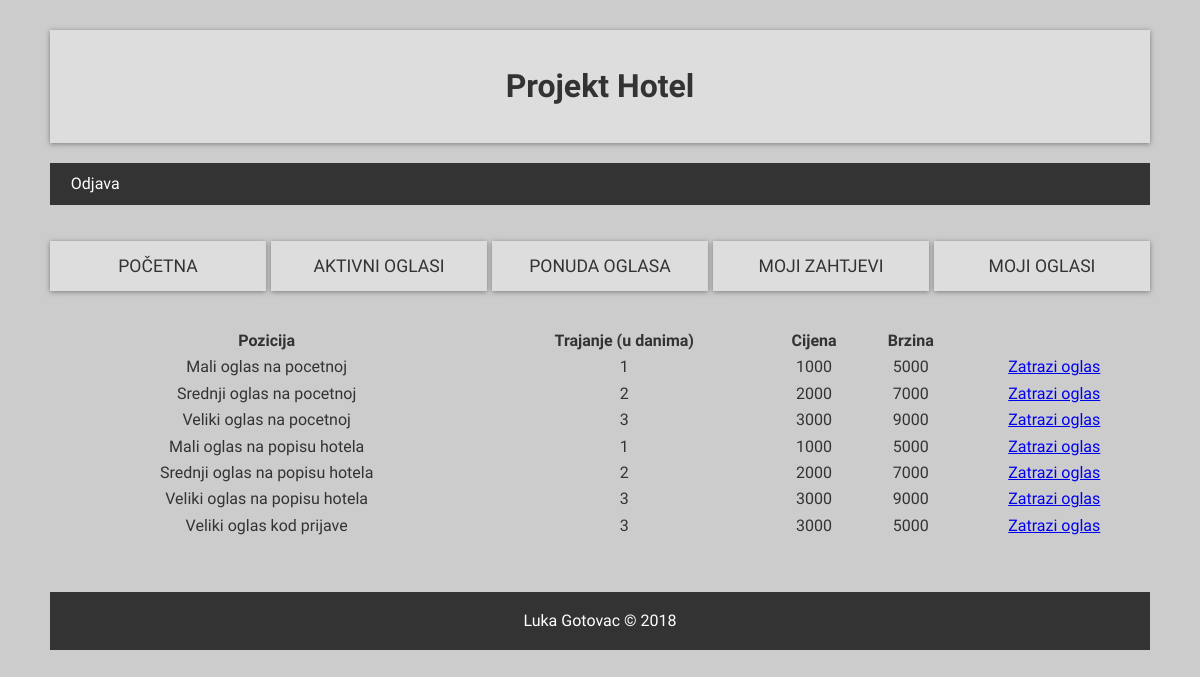
The page /user/ponudaOglasa.php on the database its author committed.
### tables this page shows
CREATE TABLE IF NOT EXISTS `tip_oglasa` (
  `id_oglas` int(11) NOT NULL AUTO_INCREMENT,
  `naziv` varchar(45) NOT NULL,
  `trajanje` int(11) NOT NULL,
  `cijena` int(11) NOT NULL,
  `brzina` int(11) NOT NULL,
  `pozicije_oglasa_id_pozicija` int(11) NOT NULL,
  PRIMARY KEY (`id_oglas`),
  KEY `fk_oglasi_pozicije_oglasa1_idx` (`pozicije_oglasa_id_pozicija`)
);

### baza.class.php (called while the page is built, shortened)
<?php
class Baza {
    private $veza = null;
    function spojiDB() {
        $this->veza = new mysqli(self::server, self::korisnik, self::lozinka, self::baza);
        $this->veza->set_charset("utf8");
        return $this->veza;
    }
    function selectDB($upit) {
        $rezultat = $this->veza->query($upit);
        return $rezultat;
    }
}
?>

### user/ponudaOglasa.php (the view, shortened to what this page needs)
<?php
include("../baza.class.php");
$baza = new Baza();
$baza->spojiDB();
$sqlOglasi = "SELECT * FROM tip_oglasa";
$oglasi = $baza->selectDB($sqlOglasi);
$head = "<thead>" . "<tr>" . "<th>Pozicija</th>" . "<th>Trajanje (u danima)</th>" . "<th>Cijena</th>" . "<th>Brzina</th>" . "<th></th>" . "</tr>" . "</thead>";
$table = "";
while ($row = $oglasi->fetch_assoc()) {
    $table = $table . "<tr> <td>" . $row["naziv"] . "</td>" . "<td>" . $row["trajanje"] . "</td>" . "<td>" . $row["cijena"] . "</td>" . "<td>" . $row["brzina"] . "</td>" . "<td><a href='noviOglas.php?id=" . $row["id_oglas"] . "'>Zatrazi oglas</a></td>" . "</tr>";
}
?>
<!DOCTYPE html>
<html lang="en">
<head>
    <link rel="stylesheet" href="dizajn.css">
    <link rel="stylesheet" type="text/css" href="https://cdn.datatables.net/s/dt/jq-2.1.4,dt-1.10.10/datatables.min.css"/>
    <link rel="stylesheet" href="https://ajax.googleapis.com/ajax/libs/jqueryui/1.11.4/themes/smoothness/jquery-ui.css">
</head>
<body>
    <div class="wrapper">
        <header class="banner">
            <h1 class="naslov">Projekt Hotel</h1>
        </header>
        <a id="odjava" href="odjava.php" class="button">Odjava</a>
        <nav class="main">
            <ul>
                <li><a href="index.php">Početna</a></li>
                <li><a href="aktivniOglasi.php">Aktivni oglasi</a></li>
                <li><a href="ponudaOglasa.php">Ponuda oglasa</a></li>
                <li><a href="mojiZahtjevi.php">Moji zahtjevi</a></li>
                <li><a href="mojiOglasi.php">Moji oglasi</a></li>
            </ul>
        </nav>
        <section class="container">
        <table id="tablica">
            <?php
                echo $head;
            ?>
            <tbody style="text-align:center">
                <?php
                    echo $table;
                ?>
            </tbody>
        </table>
        </section>
        <footer>
            <p>Luka Gotovac &copy; 2018</p>
        </footer>
    </div>
</body>
</html>

### user/dizajn.css (style rules this page uses)
:root { --primary: #ddd; --dark: #333; --light: #fff; --shadow: 0 1px 5px rgba(104, 104, 104, 0.8); }
html { box-sizing: border-box; font-family: Catamaran, sans-serif; color: var(--dark); }
body { background: #ccc; margin: 30px 50px; line-height: 1.4; }
.button { background: var(--dark); color: var(--light); padding: 0.6rem 1.3rem; text-decoration: none; border: 0; transition: all .2s ease-in-out; }
.wrapper { display: grid; grid-gap: 20px; }
.main ul { display: grid; grid-gap: 5px; padding: 0; list-style: none; grid-template-columns: 1fr 1fr 1fr 1fr 1fr; }
.main a { background: var(--primary); display: block; text-decoration: none; padding: 0.8rem; text-align: center; color: var(--dark); text-transform: uppercase; font-size: 1.1rem; box-shadow: var(--shadow); transition: all .2s ease-in-out; }
.banner { background: var(--primary); display: block; box-shadow: var(--shadow); }
.naslov { padding: 0.8rem; text-align: center; color: var(--dark); }
.container { display: grid; grid-gap: 20px; grid-template-areas: 'showcase'; }
footer { margin-top: 2rem; background: var(--dark); color: var(--light); text-align: center; padding: 0.1rem; }

### rows shown on the page
tip_oglasa: naziv "Mali oglas na pocetnoj", trajanje "1", cijena "1000", brzina "5000"
tip_oglasa: naziv "Srednji oglas na pocetnoj", trajanje "2", cijena "2000", brzina "7000"
tip_oglasa: naziv "Veliki oglas na pocetnoj", trajanje "3", cijena "3000", brzina "9000"
tip_oglasa: naziv "Mali oglas na popisu hotela", trajanje "1", cijena "1000", brzina "5000"
tip_oglasa: naziv "Srednji oglas na popisu hotela", trajanje "2", cijena "2000", brzina "7000"
tip_oglasa: naziv "Veliki oglas na popisu hotela", trajanje "3", cijena "3000", brzina "9000"
tip_oglasa: naziv "Veliki oglas kod prijave", trajanje "3", cijena "3000", brzina "5000"
